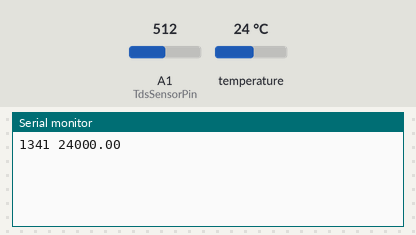
Simulated run of this sketch. Board: Arduino Uno, built with avr-gcc and run on an emulated ATmega328P. Parts: the last lines printed to the serial monitor. The inputs (shaded band) are chosen by the test bench; at power-on: temperature 24 °C, A1 (TdsSensorPin) = 512.

Above: at 1.5 s.
1.6 s: temperature set to 12 °C
At 3.4 s:
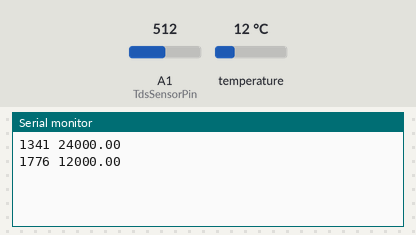
3.7 s: A1 (TdsSensorPin) set to 716
At 5.5 s:
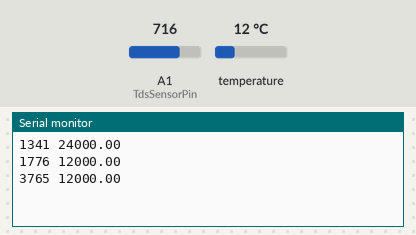
5.8 s: temperature set to 19 °C
At 7.5 s:
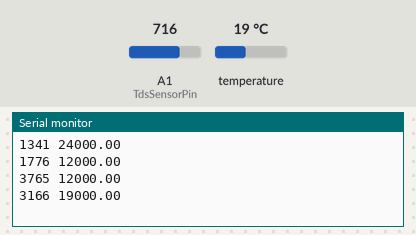
7.9 s: A1 (TdsSensorPin) set to 900
At 9.3 s:
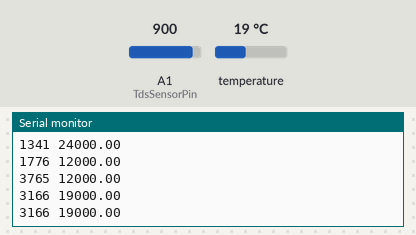
Timing chart, 0 to 10.9 s (numbered marks = the images above; inputs shaded):
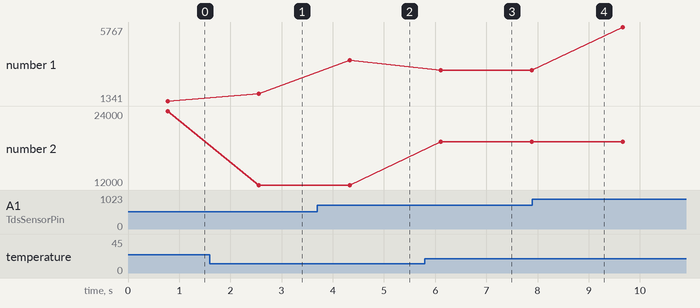

Measured:
- after the input at 1.6 s, the serial monitor: prints a new line after 0.96 s (image 1)
- after the input at 3.7 s, the serial monitor: prints a new line after 0.64 s (image 2)
- after the input at 5.8 s, the serial monitor: prints a new line after 0.31 s (image 3)
- plotted number 1: 1341 → 1776 after the input at 1.6 s, 1776 → 3765 after the input at 3.7 s, 3765 → 3166 after the input at 5.8 s, 3166 → 5767 after the input at 7.9 s
- plotted number 2: 24000 → 12000 after the input at 1.6 s, 12000 → 19000 after the input at 5.8 s

The sketch:

TDS___Temp.ino
```cpp
#include <EEPROM.h>
#include "GravityTDS.h"
//#include <LiquidCrustal.h>
#include <OneWire.h>
#include <DallasTemperature.h>
//LiquidCrystal lcd (12, 11, 5, 4, 3, 2);

//definimos los pines que utilizaremos
#define ONE_WIRE_BUS 7
#define TdsSensorPin A1

OneWire oneWire (ONE_WIRE_BUS);
GravityTDS gravityTds;

DallasTemperature sensors (&oneWire);

float tdsValue = 0;

void setup() {
  Serial.begin (115200);
  //lcd.begin (16,2);
  sensors.begin ();
  gravityTds.setPin (TdsSensorPin);
  gravityTds.setAref (5.0);
  gravityTds.setAdcRange (1024);
  gravityTds.begin();
}


void loop() {
  sensors.requestTemperatures();

  gravityTds.setTemperature (sensors.getTempCByIndex(0));
  gravityTds.update();
  tdsValue = gravityTds.getTdsValue();

  Serial.print (tdsValue, 0);
//  Serial.println (" ppm");
  //Serial.print ("La temperatura es: ");
  Serial.print (" ");
  Serial.println (sensors.getTempCByIndex(0) * 1000);

/*
  lcd.setCursor (0,1);
  lcd.print ("Temp: ");
  lcd.print (sensors.getTempCByIndex (0));
  lcd.print (" C");
*/

  delay (1000);
  //lcd.clear ();
}
```
